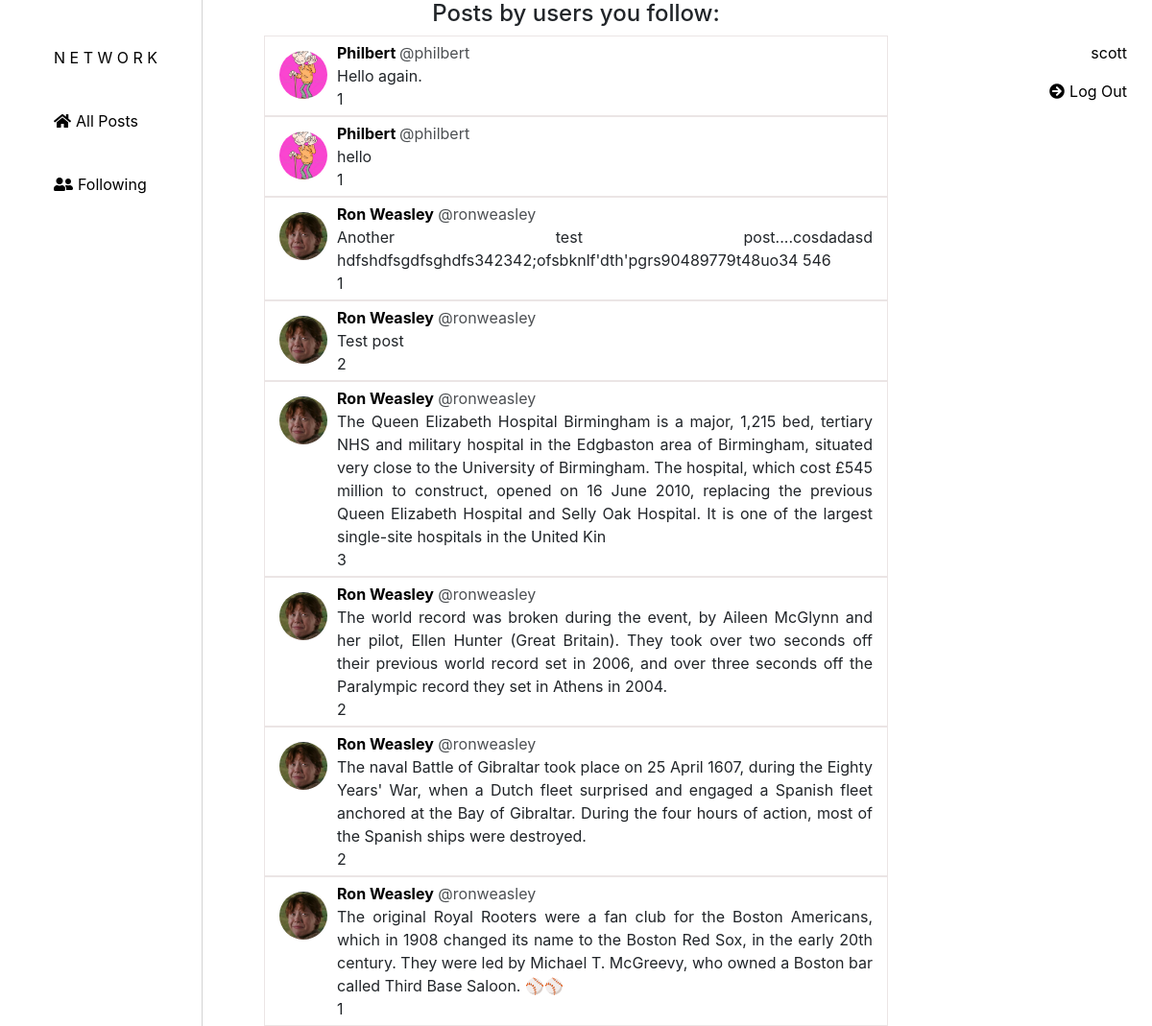
Page /following_page (signed in) on the committed database.
### network/models.py (models this page shows, shortened)
class User(AbstractUser):
    pass

class Post(models.Model):
    user = models.ForeignKey(User, on_delete=models.CASCADE, related_name="post_user", default=1)
    content = models.TextField(max_length=450)
    likes = models.ManyToManyField(User, blank=True)
    timestamp = models.DateTimeField(auto_now_add=True)

### network/views.py (the view)
# urls.py: path("following_page", views.following_page, name="following_page"),
def following_page(request):
    list_of_following = Following.objects.filter(follower=request.user)
    following_list = [user.followed for user in list_of_following]
    message = ""
    if len(following_list) == 0:
        message = "You aren't following anyone yet!"
    post_list = []
    for user in following_list:
        posts = Post.objects.filter(user=user)
        post_list.append(posts)
    new_post_list = []
    for post_object in post_list:
        for post in post_object:
            new_post_list.append(post)
            new_post_list.sort(key=lambda x: x.timestamp, reverse=True)
    page_obj = paginate(new_post_list, 10, request)
    user_profiles = UserProfile.objects.all()
    user_profile_dict = profile_pictures(user_profiles)
    return render(request, "network/following_page.html", {
        "following_list": following_list,
        "message": message,
        "page_obj": page_obj,
        "user_profile_dict": user_profile_dict
    })

### network/views.py (called while the page is built)
def profile_pictures(profile_list):
    user_profile_dict = {}
    for profile in profile_list:
        user = profile.user.username
        profile_picture = profile.profile_picture.url
        user_profile_dict.update({user: profile_picture})
    return user_profile_dict

def paginate(posts_list, total_posts, request):
    paginator = Paginator(posts_list, total_posts)
    page_number = request.GET.get('page')
    page_obj = paginator.get_page(page_number)
    return page_obj

### network/templates/network/following_page.html (shortened to what this page needs)
{% extends "network/layout.html" %}
{% load static %}
{% block body %}
<h4 class="follow-title">Posts by users you follow:</h4>
    {% if message %}
    <div class="message">
        <p>{{message}}</p>
    </div>
    {% else %}
            {% for post in page_obj %}
            <div class="post-outer">
                <div class="post-inner" id="post-inner-{{post.id}}">
                    {% for key, value in user_profile_dict.items %}
                        {% if post.user.username == key %}
                            <div class="post-pic" id="post-pic-{{post.id}}">
                                <img src="{{ value }}">
                            </div>
                        {% endif %}
                    {% endfor %}
                    <div class="post-second-section">
                        <div class="post-top" id="post-top-{{post.id}}">
                            <a class="name" href="{% url 'profile' post.user.id %}">{{post.user.first_name}} {{post.user.last_name}}</a>
                            <p class="username">@{{post.user}}</p>                        </div>
                        <div class="post-middle">
                            <p id="content-{{post.id}}" name="content">{{post.content}}</p>
                        </div>
                        <div class="post-bottom">
                            <p class="likes-count" id="likes-count-{{post.id}}">{{post.likes.count}}</p>
                        </div>
                    </div>
                </div>
            </div>
            {% endfor %}
    {% endif %}
{% endblock %}

### network/templates/network/layout.html (shortened to what this page needs)
{% load static %}
<!DOCTYPE html>
<html lang="en">
<head>
    <link rel="stylesheet" href="https://stackpath.bootstrapcdn.com/bootstrap/4.4.1/css/bootstrap.min.css"
>
    <link rel="stylesheet" href="https://use.fontawesome.com/releases/v5.10.2/css/all.css">
    <link href="{% static 'network/styles.css' %}" rel="stylesheet">
</head>
<body>
    {% if user.is_authenticated %}
    <div class="user-info">
        <a class="nav-link" href="{% url 'profile' request.user.id %}"><p id="username">{{request.user.username}}</p></a>
        <a class="nav-link" id="index" href="{% url 'logout' %}"><i class="fas fa-arrow-circle-right"></i><p>Log Out</p></a>
    </div>
    {% else %}
    <div class="user-info">
        <a class="nav-link" href="{% url 'login' %}">Log In</a>
        <a class="nav-link" href="{% url 'register' %}">Register</a>
    </div>
    {% endif %}
    <div id="sidenav">
        <ul>
            <li>
                <a class="nav-link" id="index" href="{% url 'index' %}"><p>N E T W O R K</p></a>
            </li>
            <li>
                <a class="nav-link" id="index" href="{% url 'index' %}"><i class="fas fa-home"></i><p>All Posts</p></a>
            </li>
            {% if user.is_authenticated %}
            <li>
                <a class="nav-link" id="following_page" href="{% url 'following_page' %}"><i class="fas fa-user-friends"></i><p>Following</p></a>
            </li>
            {% endif %}
        </ul>
    </div>
    <div class="body">
        {% block body %}
        {% endblock %}
    </div>
</body>
</html>

### network/static/network/styles.css (style rules this page uses)
#sidenav { height: 100%; position: fixed; z-index: 1; left: 0; background-color:white; overflow-x: hidden; padding-top: 20px; margin-bottom: 50px; text-align: justify; border-right: 1px solid #D3D3D3; }
#sidenav ul { margin-top: 20px; list-style: none; }
#sidenav li { margin-bottom: 10px; margin-right: 30px; }
#sidenav ul li a p { display: inline-block; color: black; }
a i { margin-right: 5px; color: black; }
.user-info { position: fixed; top:35px; right:10px; text-align: right; }
.user-info a p { color: black; }
.follow-title, .sign-in-prompt { text-align: center; }
.post-outer { text-align: center; margin:0 auto; border: 1px solid rgb(235, 229, 229); width: 650px; }
.post-inner { text-align: justify; display: flex; padding: 5px; }
.post-pic { float: left; padding: 10px; }
.post-pic img { height: 50px; width: 50px; border-radius: 50%; object-fit: cover; }
.post-top p { text-align: left; }
.name { font-weight: bold; color: black; }
.username { opacity: .8; }
.post-middle { margin-right: 10px; }
.post-middle p { margin-top: 10px; margin-bottom: 10px; overflow-wrap: break-word; }
.post-bottom i, p { display:inline; }

### rows in the picture
User: user.username "scott"
Post: user.first_name "Philbert", user "philbert", content "Hello again.", likes.count "1"
Post: user.first_name "Philbert", user "philbert", content "hello", likes.count "1"
Post: user.first_name "Ron", user.last_name "Weasley", user "ronweasley", content "Another test post....cosdadasd hdfshdfsgdfsghdfs342342;ofsbknlf'dth'pgrs90489779t48uo34 546", likes.count "1"
Post: user.first_name "Ron", user.last_name "Weasley", user "ronweasley", content "Test post", likes.count "2"
Post: user.first_name "Ron", user.last_name "Weasley", user "ronweasley", content "The Queen Elizabeth Hospital Birmingham is a major, 1,215 bed, tertiary NHS and military hospital in the Edgbaston area of Birmingham, situated very close to the University of Birmingham. The hospital, which cost £545 million to construct, opened on 16 June 2010, replacing the previous Queen Elizabeth Hospital and Selly Oak Hospital. It is one of the largest single-site hospitals in the United Kin", likes.count "3"
Post: user.first_name "Ron", user.last_name "Weasley", user "ronweasley", content "The world record was broken during the event, by Aileen McGlynn and her pilot, Ellen Hunter (Great Britain). They took over two seconds off their previous world record set in 2006, and over three seconds off the Paralympic record they set in Athens in 2004.", likes.count "2"
Post: user.first_name "Ron", user.last_name "Weasley", user "ronweasley", content "The naval Battle of Gibraltar took place on 25 April 1607, during the Eighty Years' War, when a Dutch fleet surprised and engaged a Spanish fleet anchored at the Bay of Gibraltar. During the four hours of action, most of the Spanish ships were destroyed.", likes.count "2"
Post: user.first_name "Ron", user.last_name "Weasley", user "ronweasley", content "The original Royal Rooters were a fan club for the Boston Americans, which in 1908 changed its name to the Boston Red Sox, in the early 20th century. They were led by Michael T. McGreevy, who owned a Boston bar called Third Base Saloon. ⚾⚾", likes.count "1"
